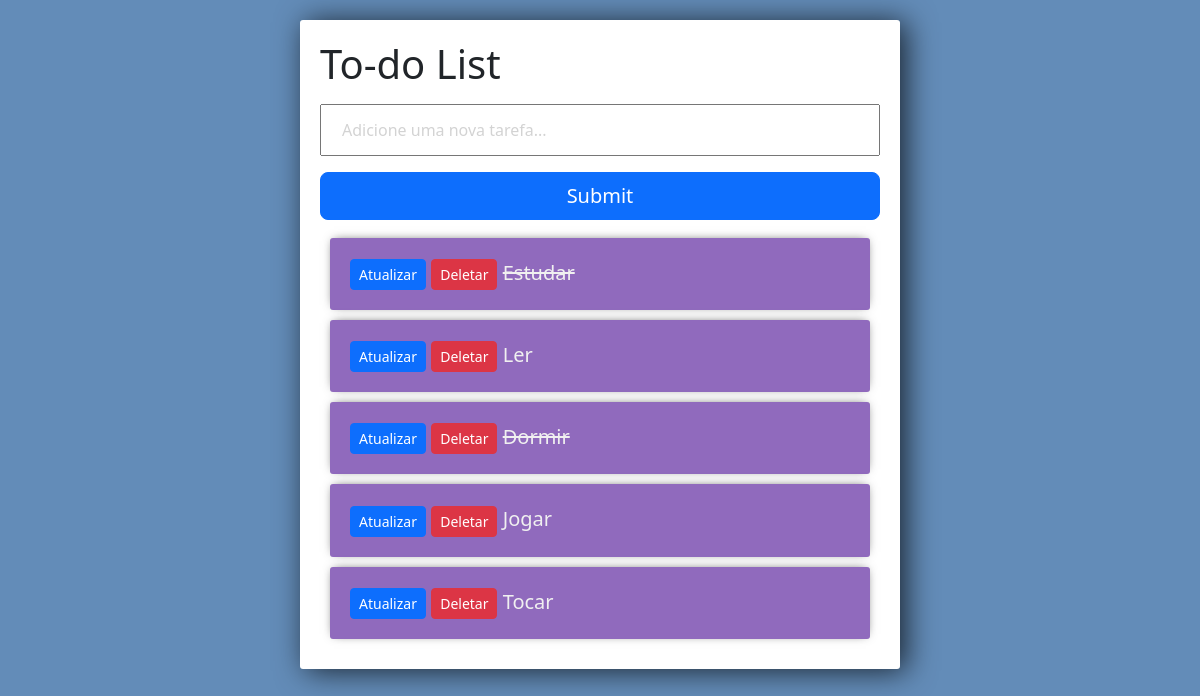
The app's page /, older data.
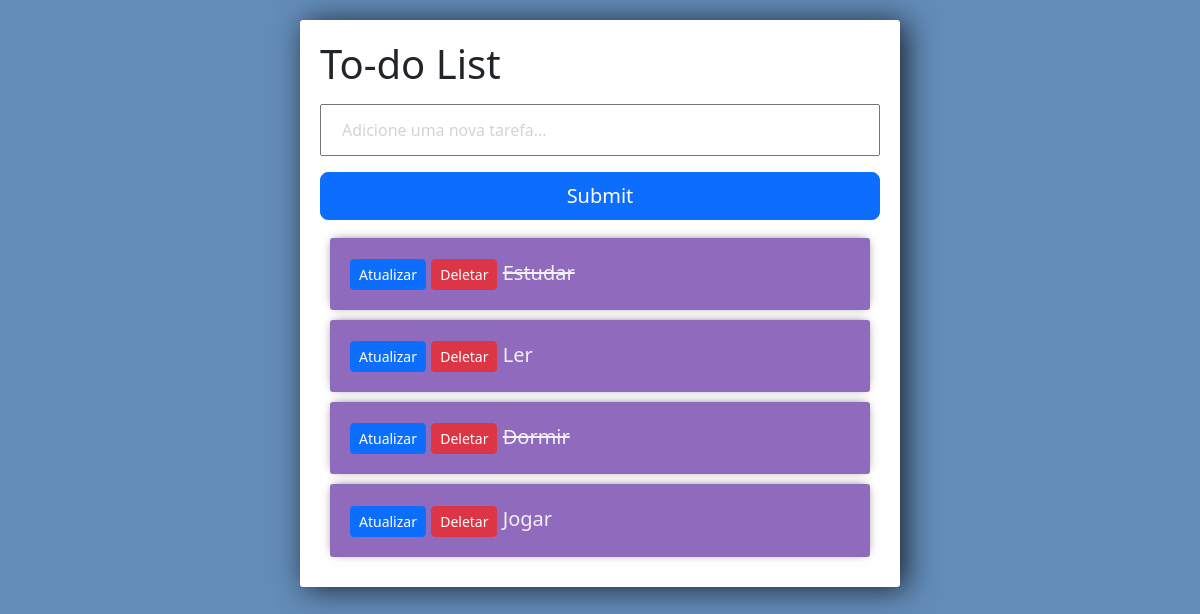
The same page, newer data.
### tasks/models.py (models this page shows)
class Task(models.Model):
    title = models.CharField(max_length=255)
    done = models.BooleanField(default=False)
    created_at = models.DateTimeField(auto_now_add=True)
    def __str__(self):
        return self.title

### tasks/views.py (the view)
# urls.py: path('', views.index, name="list"),
def index(request):
    tasks = Task.objects.all()
    form = TaskForm()
    if request.method=='POST':
        form = TaskForm(request.POST)
        if form.is_valid:
            form.save()
        return redirect('/')
    context = {'tasks': tasks, 'form': form}
    return render(request, 'tasks/list.html', context)

### tasks/forms.py
class TaskForm(ModelForm):
    title = forms.CharField(widget=forms.TextInput(attrs={'placeholder': "Adicione uma nova tarefa..."}))
    class Meta:
        model = Task
        fields = '__all__'

### tasks/templates/tasks/list.html (shortened to what this page needs)
<!DOCTYPE html>
<html lang="pt-BR">
<head>
    <link href="https://cdn.jsdelivr.net/npm/bootstrap@5.3.1/dist/css/bootstrap.min.css" rel="stylesheet">
</head>
<body>
    <div class="center-column">
        <h1>To-do List</h1>
        <form method="post" action="/">
            {{form.title}}
            <input type="submit" name="create-task" class="btn btn-lg btn-primary">
        </form>
        {% for task in tasks %}
            <div class="item-row">
                <a href="{% url 'update_task' task.id %}" class="btn btn-sm btn-primary">Atualizar</a>
                <a href="{% url 'delete' task.id %}" class="btn btn-sm btn-danger">Deletar</a>
                {% if task.done == True %}
                <strike>{{task}}</strike>
                {%else%}
                <span>{{task}}</span>
                {%endif%}
            </div>
        {% endfor %}
    </div>
</body>
</html>

Row changes from the older to the newer data that the page shows:
removed Task: title "Tocar"
